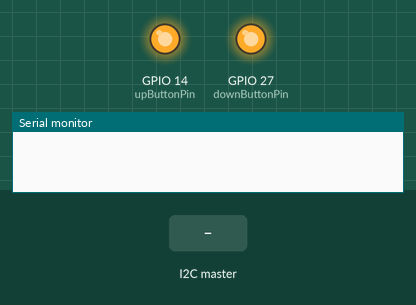
Simulated run of this sketch. Board: ESP32. On the bench: output pins drawn as LEDs (lit = HIGH), the last lines printed to the serial monitor. Dashed ring = blinking. The inputs (shaded band) are chosen by the test bench. Pins used as bus, display or sensor lines are not drawn.

Above: at 6.2 s.
6.3 s: the I2C master sends the byte 2
At 6.7 s:
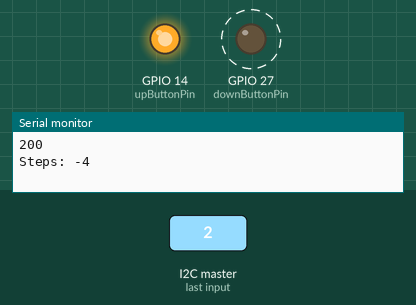
Timing chart, 0 to 12.9 s (numbered marks = the images above; inputs shaded):
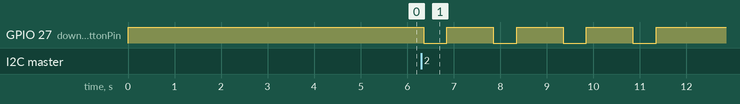

The sketch:

induction.ino
```cpp
#include <Wire.h>


// Define the GPIO pins for the button controls
const int upButtonPin = 14;     // Up button
const int downButtonPin = 27;   // Down button
const int powerButtonPin = 12;  // Power (on/off) button


// Define the initial heat level
int currentHeatLevel = 4;

// Variable to track the target heat level
int targetHeatLevel = 4;


void setup() {
  // Initialize serial communication
  Serial.begin(115200);
  Wire.begin(8);                 // join I2C bus with address #8
  Wire.onReceive(receiveEvent);  // register event
  // Set button control pins as outputs
  pinMode(upButtonPin, OUTPUT);
  pinMode(downButtonPin, OUTPUT);
  pinMode(powerButtonPin, OUTPUT);

  digitalWrite(upButtonPin, HIGH);
  digitalWrite(downButtonPin, HIGH);
  digitalWrite(powerButtonPin, HIGH);
  delay(5000);
  // Initially, turn the induction cooktop off
  // digitalWrite(powerButtonPin, LOW);
  // delay(500); // Simulate button press
  // digitalWrite(powerButtonPin, HIGH);
}
int t = 0;      // Temperature input
int state = 0;  // Power status of Induction cooker.
int rcv = 0;
void loop() {
  if (rcv != 0) {
    induction();
  }
}

void induction() {
  if (t == 0) {
    // For intial turning on.
    digitalWrite(powerButtonPin, LOW);
    delay(500);  // Simulate button press
    digitalWrite(powerButtonPin, HIGH);
  }
  if (t == 1) {
    // Turning on after intialization.
    targetHeatLevel = 4;
    currentHeatLevel = targetHeatLevel;
    digitalWrite(powerButtonPin, LOW);
    delay(500);  // Simulate button press
    digitalWrite(powerButtonPin, HIGH);
  } else if (t == 200) {
    targetHeatLevel = 0;
  } else if (t == 400) {
    targetHeatLevel = 1;
  } else if (t == 800) {
    targetHeatLevel = 2;
  } else if (t == 1000) {
    targetHeatLevel = 3;
  } else if (t == 1300) {
    targetHeatLevel = 4;
  } else if (t == 1600) {
    targetHeatLevel = 5;
  } else if (t == 1800) {
    targetHeatLevel = 6;
  } else if (t == 2000) {
    targetHeatLevel = 7;
  }
  adjustHeatLevel();
  rcv = 0;
}
// Function to adjust the heat level
void adjustHeatLevel() {
  // Calculate the number of steps (up or down)
  int steps = targetHeatLevel - currentHeatLevel;
  Serial.print("Steps: ");
  Serial.println(steps);
  // Simulate button presses to reach the target heat level
  if (steps > 0) {
    for (int i = 0; i < steps; i++) {
      digitalWrite(upButtonPin, LOW);
      delay(500);  // Simulate button press
      digitalWrite(upButtonPin, HIGH);
      delay(1000);  // Delay between button presses
    }
  } else if (steps < 0) {
    steps = abs(steps);
    for (int i = 0; i < steps; i++) {
      digitalWrite(downButtonPin, LOW);
      delay(500);  // Simulate button press
      digitalWrite(downButtonPin, HIGH);
      delay(1000);  // Delay between button presses
    }
  }

  // Update the current heat level
  currentHeatLevel = targetHeatLevel;

  // Print the new heat level for debugging
  // Serial.print("Heat Level: ");
  // Serial.println(currentHeatLevel);
}

// function that executes whenever data is received from master
// this function is registered as an event, see setup()
void receiveEvent(int howMany) {
  while (Wire.available()) {  // loop through all but the last
    t = Wire.read();
    t *= 100;
    Serial.println(t);  // print the character
  }
  rcv = 1;
}
```

Measured:
- after the input at 6.3 s, GPIO 27 (downButtonPin): alternates HIGH for 1.0 s and LOW for 0.50 s, 8 changes in all, then stays HIGH, starting after 0.05 s
